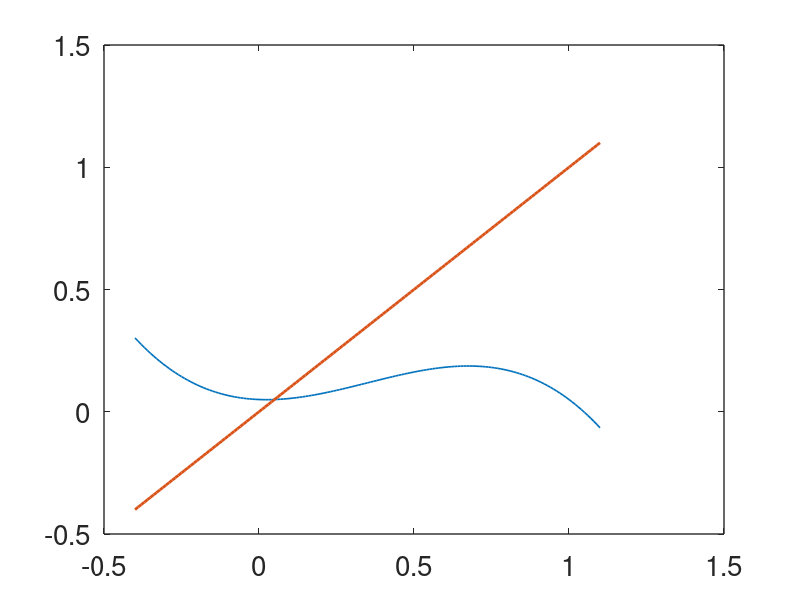

Recreate this plot in MATLAB. (Note: this script raises an error after producing the figure.)
%  FHN adjoint solution
function fhn_adjoint_solut
set(0,                           ...
   'defaultaxesfontsize', 20,   ...
   'defaultaxeslinewidth', 1.0, ...
   'defaultlinelinewidth', 1.2, ...
   'defaultpatchlinewidth', 0.7);

global alpha eps I v0 Sv Tsv period dir

% parameters
 alpha = 0.05;
 eps = 0.01;
 I = 5;

 % first make a phase portrait
vmin = -0.4;
vmx = 1.1;

v =[vmin:.01:vmx];
f = cubic(v);
ff = f+eps*I;
figure(1)
plot(v,ff,v,v,'linewidth',2)

hold on
% set up the differential equation solve

tstep = 0.01; % integration step size
t_end =100; % length of  interval; run for a long time
tspan = [0:tstep:t_end];

 % initial data for integration
 s = [0,0.04];
   
[T,S] = ode15s(@deRHS,tspan,s); 
 
% use the last values to start again, this time stopping when the initial
% values of v and w repeat.

v0=S(end,1);
w0 = S(end,2);

s = [v0,w0];
t=0;
s_prime=deRHS(t,s)
dir = sign(s_prime(1))
stop_cond = odeset('Events',@stopping); 

[Tsv,Sv] = ode15s(@deRHS,tspan,s,stop_cond); 
 
 period = Tsv(end);
  
 figure(1)
 plot(Sv(:,1),Sv(:,2),'linewidth',2)
 xlabel('v','fontsize',20)
 ylabel('w','fontsize',20)
 title('Periodic solution - phase portrait','fontsize',20)
 axis([vmin vmx 0 max(f)])
 hold off
 
 figure(2)
 plot(Tsv,Sv(:,1),Tsv,Sv(:,2),'linewidth',2)
  axis([0 period  -0.4 1 ])
  legend('v','w','fontsize',18)
  
% this is the periodic solution
stop
 
% now solve the adjoint equation

s = [0,10]; %initial values
  tstep = -0.001; % integration step size, backwards in time 
t_end =25*period; % length of  interval  a multiple of the period
tspan = [0:tstep:-t_end];   %integrate backwards in time
[Ta,Sa] = ode15s(@deadj_RHS,tspan,s);

% now take the final values and integrate through one more period to find
% the periodic solution

s = [Sa(end,1),Sa(end,2)]; %initial values
tstep = -0.01*period; % integration step size, backwards in time 
t_end =period; % length of  interval  a multiple of the period
tspan = [0:tstep:-period];   %integrate backwards in time
[Ta,Sa] = ode15s(@deadj_RHS,tspan,s);

figure(2)
plot(Sa(:,1),Sa(:,2),'linewidth',2)
xlabel('V','fontsize',20)
ylabel('W','fontsize',20)
figure(3)
plot(Ta+period,Sa(:,1),Ta+period,Sa(:,2),'linewidth',2)
legend('Va','Wa','fontsize',18)
xlabel('T','fontsize',20)

% check the identity
for j = 1:length(Ta)
   [vt,wt]=  eval_soln(Ta(j))
    FF= deRHS(Ta(j),[vt,wt])
Fvs(j) = FF(1);
Fws(j) = FF(2);
end
id = Fvs'.*Sa(:,1)+Fws'.*Sa(:,2);

figure(4)
plot(Ta+period,id)

% id is supposed to be a constant, but since it is not exactly constant,
% find its average value
idm=mean(id)
figure(4)
plot(Ta+period,id,Ta+period,idm*ones(length(Ta),1),'--','linewidth',2)

%idm is the normalization constant
 
%Define the condition under which to stop the integration 
function [value, isterminal, direction] = stopping(x,y)
global v0 dir
value = [y(1)-v0];  %v0 is the starting value; stop whep the starting value repeats
isterminal = [1];
direction = [dir];
 
function s_prime=deRHS(t,s)  % right hand side for ode system
global alpha eps I
  
 v= s(1);
 w = s(2);

 Fv = (cubic(v)-w)/eps +I;
 Fw = v-w;

s_prime = [Fv; Fw];

function f = cubic(v)
global alpha
f = v.*(v-1).*(alpha-v);
 
function s_prime=deadj_RHS(t,s)  % right hand side for adjoint ode system
global eps 
  
 va= s(1);
 wa = s(2);

 [vt,wt] = eval_soln(t);
 Fva = -cubic_prime(vt)/eps*va-wa; 
 Fwa = va/eps+wa;

s_prime = [Fva; Fwa];

%this evaluates the periodic solution via linear interpolation
function [vt,wt] = eval_soln(t)
global period Tsv Sv
T = mod(t,period);  
tdx = find(Tsv>=T);
ndx = min(tdx);
if (ndx==1)
vt = Sv(1,1);
wt = Sv(1,2);

else
    t0 = Tsv(ndx-1);
    t1 = Tsv(ndx);
    v0 = Sv(ndx-1,1);
    v1 = Sv(ndx,1);
    w0 = Sv(ndx-1,2);
    w1 = Sv(ndx,2);
    vt = v1*(T-t0)/(t1-t0) + v0*(T-t1)/(t0-t1);
    wt = w1*(T-t0)/(t1-t0) + w0*(T-t1)/(t0-t1);
end

function fp = cubic_prime(v)
global alpha
fp = -3*v.^2+2*(alpha+1)*v-alpha;
